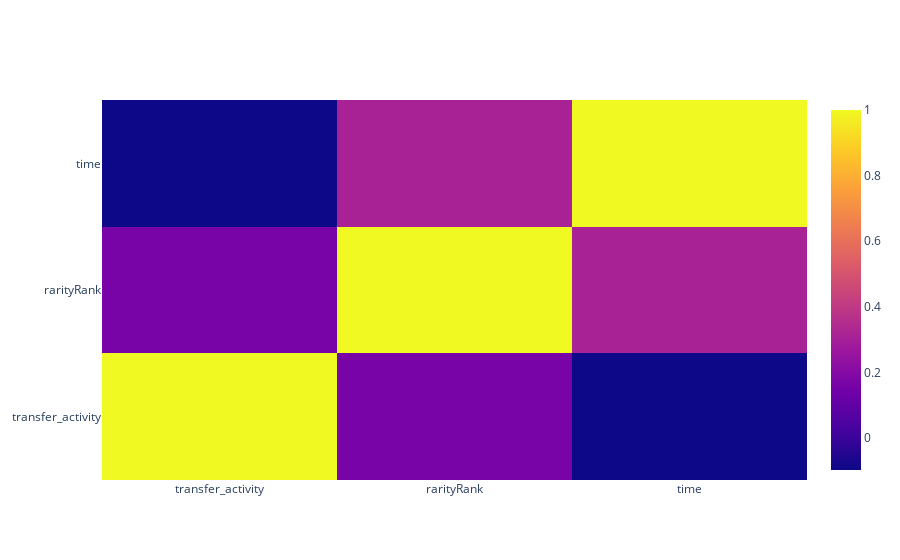

This figure's notebook cell:
### Code cell
x=list(df.corr().columns)
y=list(df.corr().index)
values=np.array(df.corr().values)
fig = go.Figure(data=go.Heatmap(
    z=values,
    x=x,
    y=y,
                   
    
                   hoverongaps = False))
fig.show()

### Figure 1 — Plotly figure (JSON) as saved in the notebook; plotly's stock layout.template omitted (floating-point values rounded to 4 significant figures)
{"data": [{"hoverongaps": false, "type": "heatmap", "x": ["transfer_activity", "rarityRank", "time"], "y": ["transfer_activity", "rarityRank", "time"], "z": [[1, 0.1642, -0.09728], [0.1642, 1, 0.3117], [-0.09728, 0.3117, 1]]}], "layout": {}}
